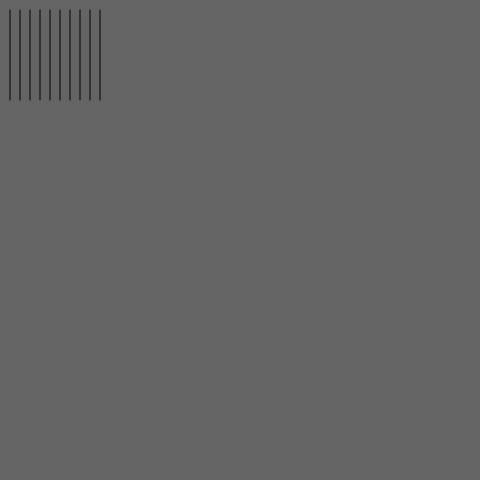
Frame 1 (no input)
Frame 60 (no input): identical to frame 1, image omitted
Frame 120 (the mouse pressed at the canvas centre since frame 60): identical to frame 1, image omitted

The p5.js sketch that drew this single still picture (run headless with seeded random() and noise() and a simulated clock; from frame 60 on, the mouse is pressed at the canvas centre):

// p5.js sketch
// ── sketch.js
var lineX1 = 10;
var lineY1 = 10;
var lineY2 = 100;
function setup() {
	createCanvas(480, 480);
}

function draw() {
	console.log("draw start");
	background(100);
	lineX1 = 10;
	
	for( var i = 0; i < 10; i++ ){
		console.log(i);
		line (lineX1, lineY1, lineX1, lineY2);
		lineX1 = lineX1 + 10;
	}
}
